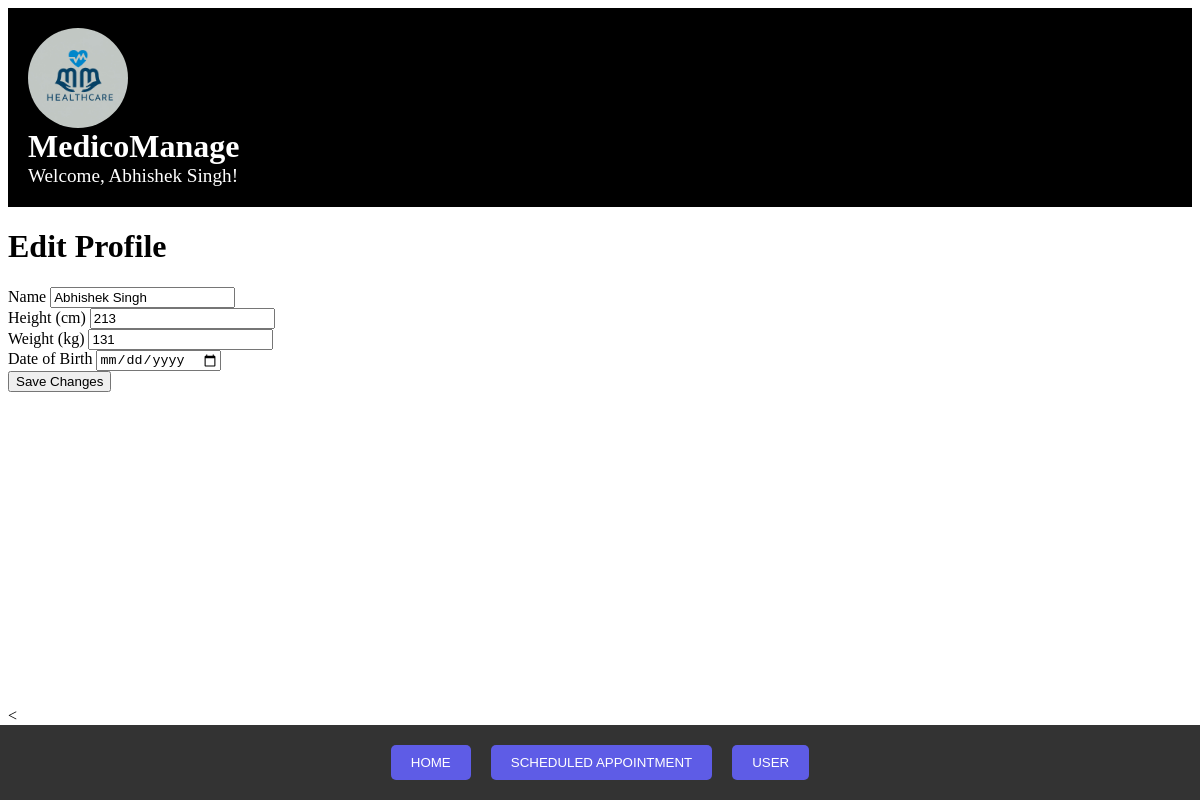
Screenshot of /edit_profile/ (signed in) with the database file from the repository.
### patient/models.py (models this page shows, shortened)
class patient(models.Model):
    options = [
        ('male', 'male'),
        ('female', 'female'),
        ('others', 'others'),
    ]
    name=models.CharField(max_length=50)
    email=models.EmailField()
    address=models.TextField()
    height=models.IntegerField()
    weight=models.IntegerField()
    dob=models.DateField()
    gender = models.CharField(max_length=20, choices=options, default='male')
    password = models.CharField(max_length=20, default='1234')

### first/views.py (the view)
# urls.py: path('edit_profile/', views.edit_profile, name='edit_profile'),
def edit_profile(request):#user/edit profile (to edit patient details)
    patient_id = request.session.get('patient_id')
    if patient_id is not None:
        pt = patient.objects.get(id=patient_id)
        if request.method == 'POST':
            pt.name = request.POST['name']
            pt.height = request.POST['height']
            pt.weight = request.POST['weight']
            pt.dob = request.POST['dob']
            pt.save()
            return redirect('user')
        else:
            return render(request, 'edit_profile.html', {'pt': pt})
    else:
        return redirect('login')

### templates/edit_profile.html (shortened to what this page needs)
{% extends 'base.html' %}
{% block content %}
  <div class="container">
    <h1>Edit Profile</h1>
    <form method="post">
      <div class="form-group">
        <label for="name">Name</label>
        <input type="text" class="form-control" id="name" name="name" value="{{ pt.name }}">
      </div>
      <div class="form-group">
        <label for="height">Height (cm)</label>
        <input type="number" class="form-control" id="height" name="height" value="{{ pt.height }}">
      </div>
      <div class="form-group">
        <label for="weight">Weight (kg)</label>
        <input type="number" class="form-control" id="weight" name="weight" value="{{ pt.weight }}">
      </div>
      <div class="form-group">
        <label for="dob">Date of Birth</label>
        <input type="date" class="form-control" id="dob" name="dob" value="{{ pt.dob }}">
      </div>
      <button type="submit" class="btn btn-primary">Save Changes</button>
    </form>
  </div>
{% endblock %}

### templates/header.html (shortened to what this page needs)
{% load static %}
<header class="header">
  <div class="container">
    <div class="row">
      <div class="col-md-2">
        <img src="{% static 'unnamed (1).jpg' %}" alt="JC" class="img-fluid">
      </div>
      <div class="col-md-10 text-center">
        <h1>MedicoManage</h1>
        <p>Welcome, {{ pt.name }}!</p>
      </div>
    </div>
  </div>
</header>

### templates/header.html (style rules this page uses)
.header { background-color: #000; color: #fff; padding: 20px; }
.header img { border-radius: 50%; width: 100px; height: 100px; object-fit: cover; }
.header h1 { margin: 0; font-size: 2rem; }
.header p { margin: 0; font-size: 1.2rem; }

### rows the page displays
patient: name "Abhishek Singh", height "213", weight "131"
